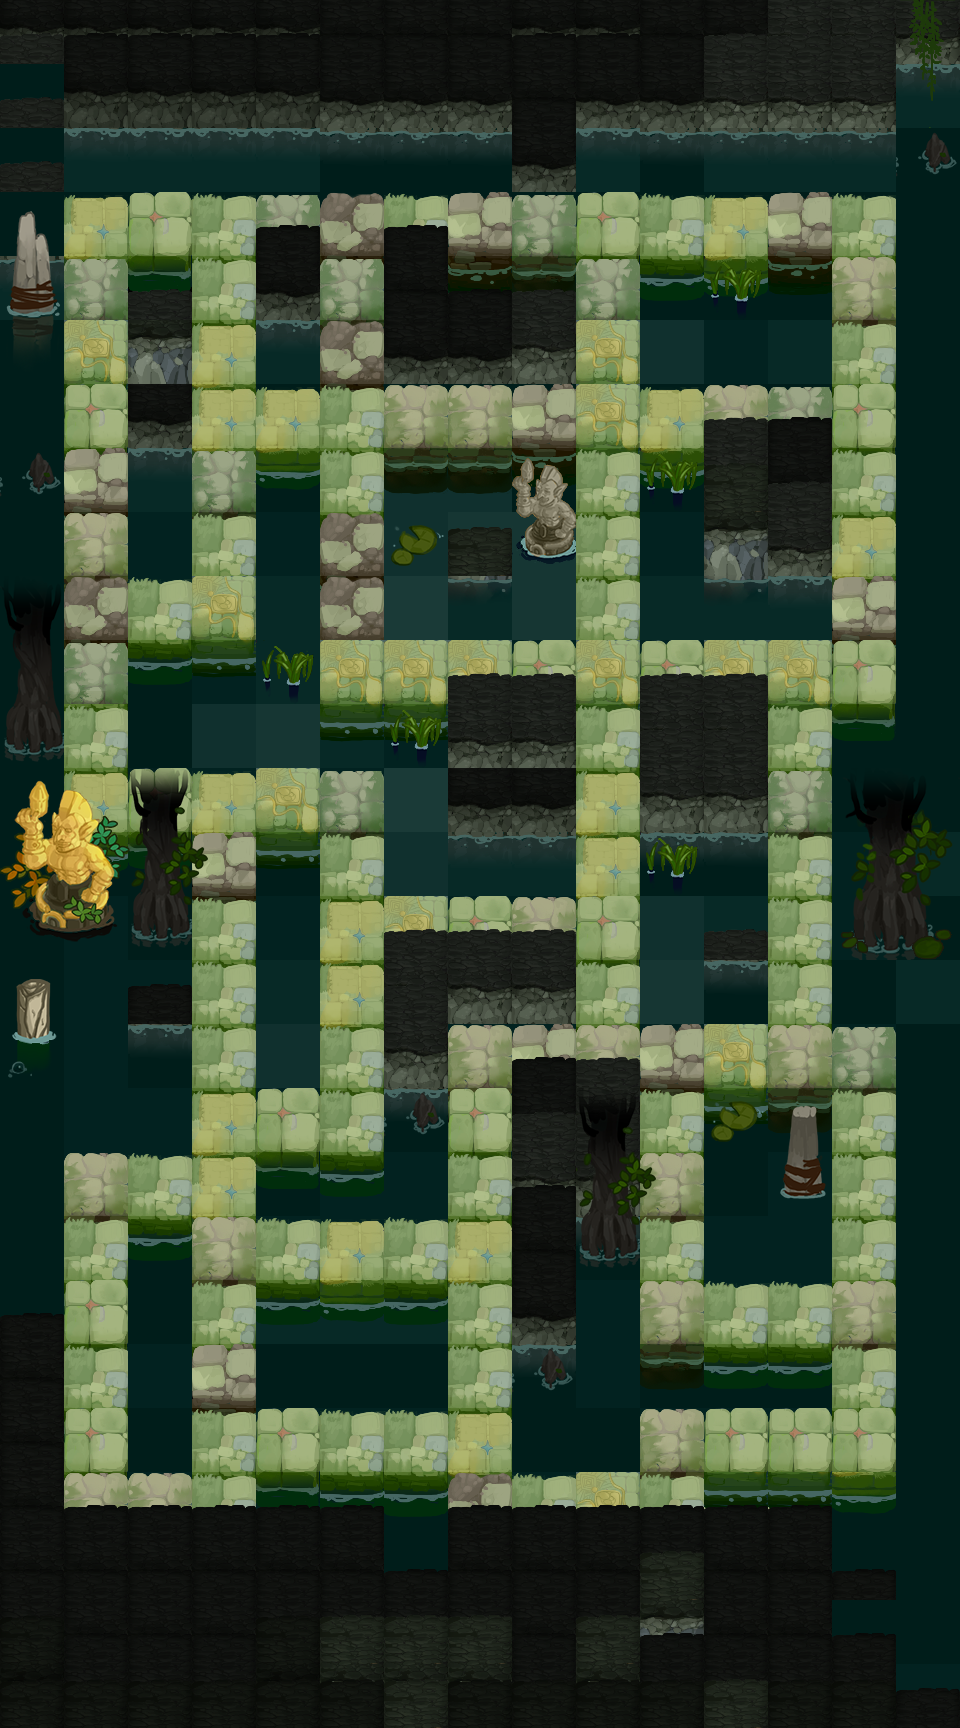

A level layout from a 2D game, rendered from its tile map. Below: a short description, then the map file with tile-grid data replaced by summaries:
An orthogonal 15x27 tile map with 64x64 px tiles, 7 tile layers (background, background_top, block, block_top, ...), 4 tilesets and 11 objects (5x monster, 3x 2, move_3, move_2, move_1).

<map version="1.2" tiledversion="1.2.2" orientation="orthogonal" renderorder="left-down" width="15" height="27" tilewidth="64" tileheight="64" infinite="0" nextlayerid="54" nextobjectid="219">
 <tileset firstgid="1" name="ruins_block_1" tilewidth="64" tileheight="64" tilecount="64" columns="8">
  <image source="img/ruins_block_1.png" width="512" height="512" />
 </tileset>
 <tileset firstgid="65" name="diamond" tilewidth="64" tileheight="64" tilecount="64" columns="8">
  <image source="img/diamond.png" width="512" height="512" />
 </tileset>
 <tileset firstgid="129" name="ruins_bg_1" tilewidth="64" tileheight="64" tilecount="64" columns="8">
  <image source="img/ruins_bg_1.png" width="512" height="512" />
 </tileset>
 <tileset firstgid="193" name="ruins_top_1" tilewidth="64" tileheight="64" tilecount="64" columns="8">
  <image source="img/ruins_top_1.png" width="512" height="512" />
 </tileset>
 <layer id="45" name="background" width="15" height="27">
  <data>[405 cells, 390 non-empty, 11 distinct tile ids]</data>
 </layer>
 <layer id="46" name="background_top" width="15" height="27">
  <data>[405 cells, 143 non-empty, 8 distinct tile ids]</data>
 </layer>
 <layer id="47" name="block" width="15" height="27">
  <data>[405 cells, 262 non-empty, 22 distinct tile ids]</data>
 </layer>
 <layer id="48" name="block_top" width="15" height="27">
  <data>[405 cells, 117 non-empty, 16 distinct tile ids]</data>
 </layer>
 <layer id="49" name="diamond" width="15" height="27">
  <data>[405 cells, 64 non-empty, 1 distinct tile ids]</data>
 </layer>
 <objectgroup color="#ffaaff" id="50" name="trigger">
  <object id="216" name="trigger" type="2" x="832" y="448" width="64" height="64">
   <properties>
    <property name="Resource" value="Trigger_Stove" />
    <property name="Type" type="int" value="2" />
   </properties>
  </object>
  <object id="217" name="trigger" type="2" x="576" y="832" width="64" height="64">
   <properties>
    <property name="Resource" value="Trigger_Stove" />
    <property name="Type" type="int" value="2" />
   </properties>
  </object>
  <object id="218" name="trigger" type="2" x="64" y="576" width="64" height="64">
   <properties>
    <property name="Resource" value="Trigger_Stove" />
    <property name="Type" type="int" value="2" />
   </properties>
  </object>
 </objectgroup>
 <objectgroup color="#ff0000" id="51" name="monster">
  <object id="202" name="monster" x="448" y="384" width="64" height="64">
   <properties>
    <property name="Direction_Arr" value="0" />
    <property name="ID_Arr" value="104" />
    <property name="Interval" type="int" value="5000" />
    <property name="Move_Arr" value="0" />
    <property name="Order" type="int" value="1" />
    <property name="Time" type="int" value="0" />
   </properties>
  </object>
  <object id="204" name="monster" x="256" y="192" width="64" height="64">
   <properties>
    <property name="Direction_Arr" value="0" />
    <property name="ID_Arr" value="801" />
    <property name="Interval" type="int" value="5000" />
    <property name="Move_Arr" value="0" />
    <property name="Order" type="int" value="1" />
    <property name="Time" type="int" value="0" />
   </properties>
  </object>
  <object id="210" name="monster" x="832" y="256" width="64" height="64">
   <properties>
    <property name="Direction_Arr" value="0" />
    <property name="ID_Arr" value="104" />
    <property name="Interval" type="int" value="5000" />
    <property name="Move_Arr" value="0" />
    <property name="Order" type="int" value="1" />
    <property name="Time" type="int" value="0" />
   </properties>
  </object>
  <object id="212" name="monster" x="768" y="832" width="64" height="64">
   <properties>
    <property name="Direction_Arr" value="0" />
    <property name="ID_Arr" value="104" />
    <property name="Interval" type="int" value="5000" />
    <property name="Move_Arr" value="0" />
    <property name="Order" type="int" value="1" />
    <property name="Time" type="int" value="0" />
   </properties>
  </object>
  <object id="214" name="monster" x="448" y="640" width="64" height="64">
   <properties>
    <property name="Direction_Arr" value="0" />
    <property name="ID_Arr" value="104" />
    <property name="Interval" type="int" value="5000" />
    <property name="Move_Arr" value="0" />
    <property name="Order" type="int" value="1" />
    <property name="Time" type="int" value="0" />
   </properties>
  </object>
 </objectgroup>
 <objectgroup color="#00ff00" id="52" name="player">
  <object id="110" name="move_3" x="320" y="1408" width="64" height="64" />
  <object id="109" name="move_2" x="320" y="1408" width="64" height="64" />
  <object id="107" name="move_1" x="320" y="1408" width="64" height="64" />
 </objectgroup>
 <layer id="49" name="all_top_1" width="15" height="27">
  <data>[405 cells, 28 non-empty, 6 distinct tile ids]</data>
 </layer>
 <layer id="52" name="all_top_2" width="15" height="27">
  <data>[405 cells, 38 non-empty, 30 distinct tile ids]</data>
 </layer>
</map>
